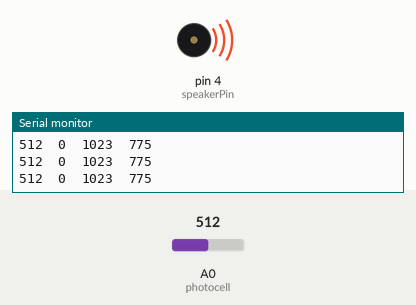
This sketch was run on a simulated Arduino Uno, built with avr-gcc and run on an emulated ATmega328P. Parts: buzzer (waves = sounding), the last lines printed to the serial monitor. The test bench sets the inputs (shaded band); at power-on: A0 (photocell) = 512.

Above: at 1.2 s.
1.3 s: A0 (photocell) set to 361
At 2.1 s:
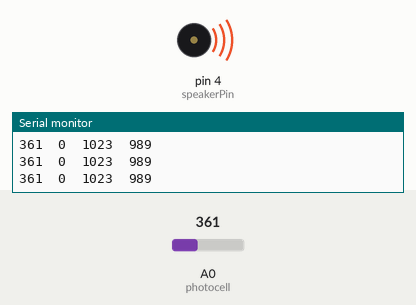
4.3 s: A0 (photocell) set to 337
At 5.2 s:
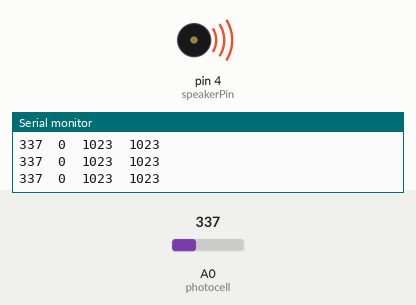
Timing chart, 0 to 7.3 s (numbered marks = the images above; inputs shaded):
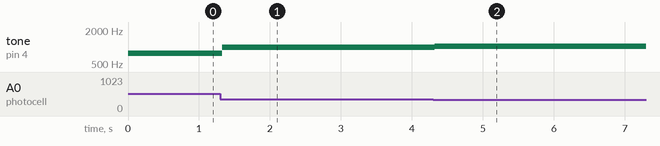

The sketch:

mappingPhotocellToSpeaker.ino
```cpp
// tangible, steve daniels, Oct 2021

// mapping photocell to speaker


int photocell = A0; // where is the circuit ?
int currentBrightness;


// brighness limits for mapping
int brightnessLow = 0;    // adjust both of these for your context
int brightnessHigh = 1023;


int speakerPin = 4; // where is the circuit?

// frequency limits for mapping
int speakerLow = 1500;     // tune to your desired frequency range
int speakerHigh = 50;


void setup() {
  pinMode(photocell, INPUT );
  pinMode(speakerPin, OUTPUT);
  Serial.begin(9600);
}

void loop() {

  // GET LIGHT READING
  currentBrightness  = analogRead(photocell) ;

  Serial.print(currentBrightness);
  Serial.print('\t');

  Serial.print(brightnessLow);
  Serial.print('\t');

  Serial.print(brightnessHigh);
  Serial.print('\t');

  int frequency = map(currentBrightness,brightnessLow,brightnessHigh,speakerLow,speakerHigh);

  tone(speakerPin, frequency);

  // uncomment below once you have your sensor limits sorted above.
  Serial.print(frequency);

  Serial.println();

} // end loop
```

Measured:
- after the input at 1.3 s, tone on pin 4 (speakerPin): 775 Hz → 989 Hz at once
- after the input at 4.3 s, tone on pin 4 (speakerPin): 989 Hz → 1023 Hz at once
